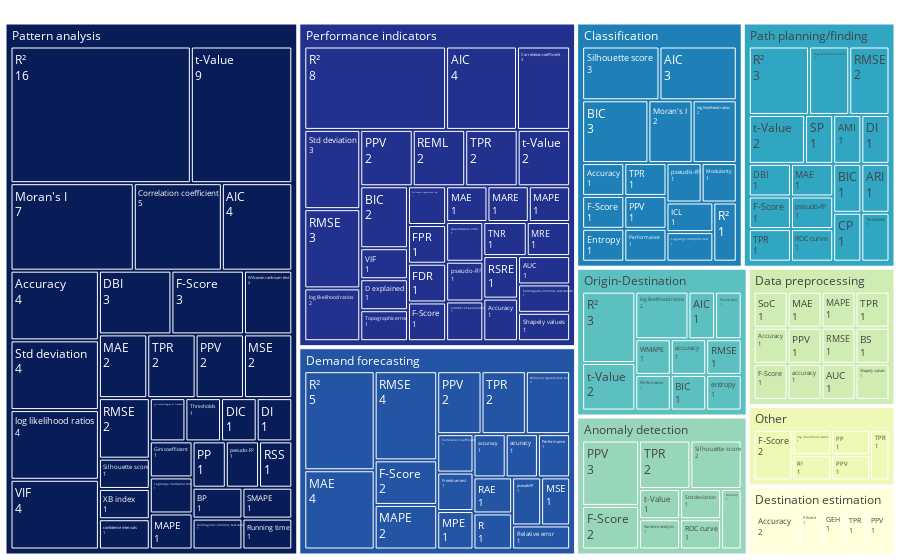

The cell this chart's notebook holds for it:
### Markdown cell above
### Treemaps

### Code cell
aggregated_table = (
    data[columns]
    .groupby(["Analytical category", "Validation metrics"])[["ID"]]
    .nunique()
    .sort_values(by="ID")
)

aggregated_table2 = (
    data[columns]
    .groupby(["Analytical category", "Validation metrics"])[["ID"]]
    .nunique()
    .groupby(["Analytical category"])[['ID']]
    .sum()
    .sort_values(by="ID", ascending=False)
)

aggregated_table2['ID'] = px.colors.sample_colorscale(px.colors.sequential.YlGnBu_r, len(aggregated_table2['ID']))

fig = px.treemap(
    aggregated_table.reset_index(),
    path=["Analytical category", "Validation metrics"],
    values="ID",
    color='Analytical category',
    color_discrete_map=aggregated_table2.to_dict()['ID']
)
fig.update_traces(
    root_color="white",
    textinfo="label+value"
)
fig.update_layout(margin = dict(t=0, l=0, r=0, b=0))
fig.write_image("img/treemap_analysys_validation.pdf")
fig.show()

### Figure 1 — Plotly figure (JSON) as saved in the notebook; plotly's stock layout.template omitted (floating-point values rounded to 4 significant figures; data arrays with more than 128 entries replaced by an {"elided": "..."} marker saying what was removed)
{"data": [{"branchvalues": "total", "customdata": {"elided": "170x1 str values"}, "domain": {"x": [0, 1], "y": [0, 1]}, "hovertemplate": "labels=%{label}<br>ID=%{value}<br>parent=%{parent}<br>id=%{id}<br>Analytical category=%{customdata[0]}<extra></extra>", "ids": {"elided": "170 str values"}, "labels": {"elided": "170 str values"}, "marker": {"colors": {"elided": "170 str values"}}, "name": "", "parents": {"elided": "170 str values"}, "root": {"color": "white"}, "textinfo": "label+value", "type": "treemap", "values": {"elided": "170 int values"}}], "layout": {"legend": {"tracegroupgap": 0}, "margin": {"b": 0, "l": 0, "r": 0, "t": 0}}}
